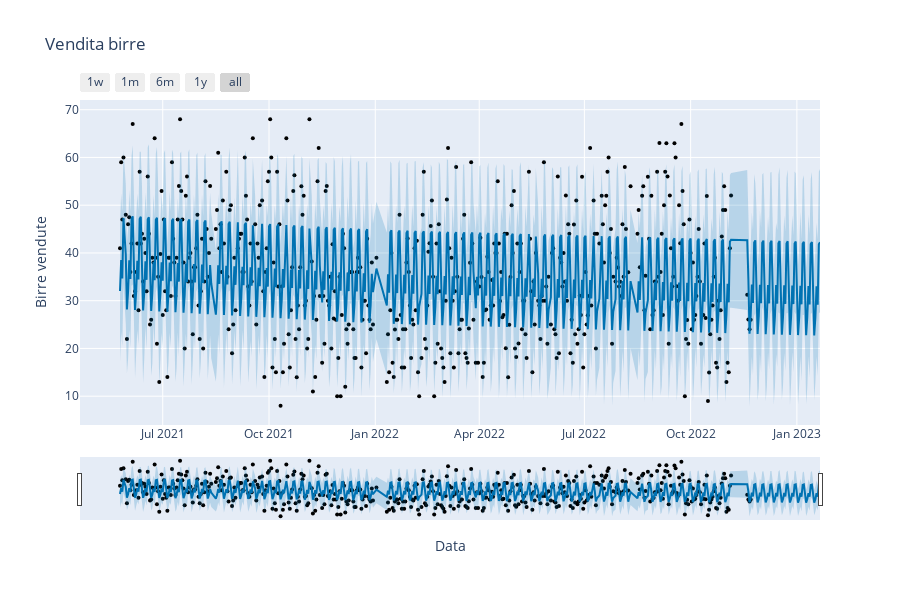

This figure's notebook cell:
### Code cell
from prophet.plot import plot_plotly
from datetime import datetime

fig = plot_plotly(model_tuned, forecast)
fig.update_layout( 
                  yaxis_title="Birre vendute",
                  xaxis_title="Data",
                  title="Vendita birre",
                  )
fig

### Figure 1 — Plotly figure (JSON) as saved in the notebook; plotly's stock layout.template omitted (floating-point values rounded to 4 significant figures; data arrays with more than 128 entries replaced by an {"elided": "..."} marker saying what was removed)
{"data": [{"marker": {"color": "black", "size": 4}, "mode": "markers", "name": "Actual", "type": "scatter", "x": {"elided": "495 str values"}, "y": {"elided": "495 float values"}}, {"hoverinfo": "skip", "line": {"width": 0}, "mode": "lines", "type": "scatter", "x": {"elided": "555 str values"}, "y": {"elided": "555 float values"}}, {"fill": "tonexty", "fillcolor": "rgba(0, 114, 178, 0.2)", "line": {"color": "#0072B2", "width": 2}, "mode": "lines", "name": "Predicted", "type": "scatter", "x": {"elided": "555 str values"}, "y": {"elided": "555 float values"}}, {"fill": "tonexty", "fillcolor": "rgba(0, 114, 178, 0.2)", "hoverinfo": "skip", "line": {"width": 0}, "mode": "lines", "type": "scatter", "x": {"elided": "555 str values"}, "y": {"elided": "555 float values"}}], "layout": {"height": 600, "showlegend": false, "title": {"text": "Vendita birre"}, "width": 900, "xaxis": {"rangeselector": {"buttons": [{"count": 7, "label": "1w", "step": "day", "stepmode": "backward"}, {"count": 1, "label": "1m", "step": "month", "stepmode": "backward"}, {"count": 6, "label": "6m", "step": "month", "stepmode": "backward"}, {"count": 1, "label": "1y", "step": "year", "stepmode": "backward"}, {"step": "all"}]}, "rangeslider": {"visible": true}, "title": {"text": "Data"}, "type": "date"}, "yaxis": {"title": {"text": "Birre vendute"}}}}
